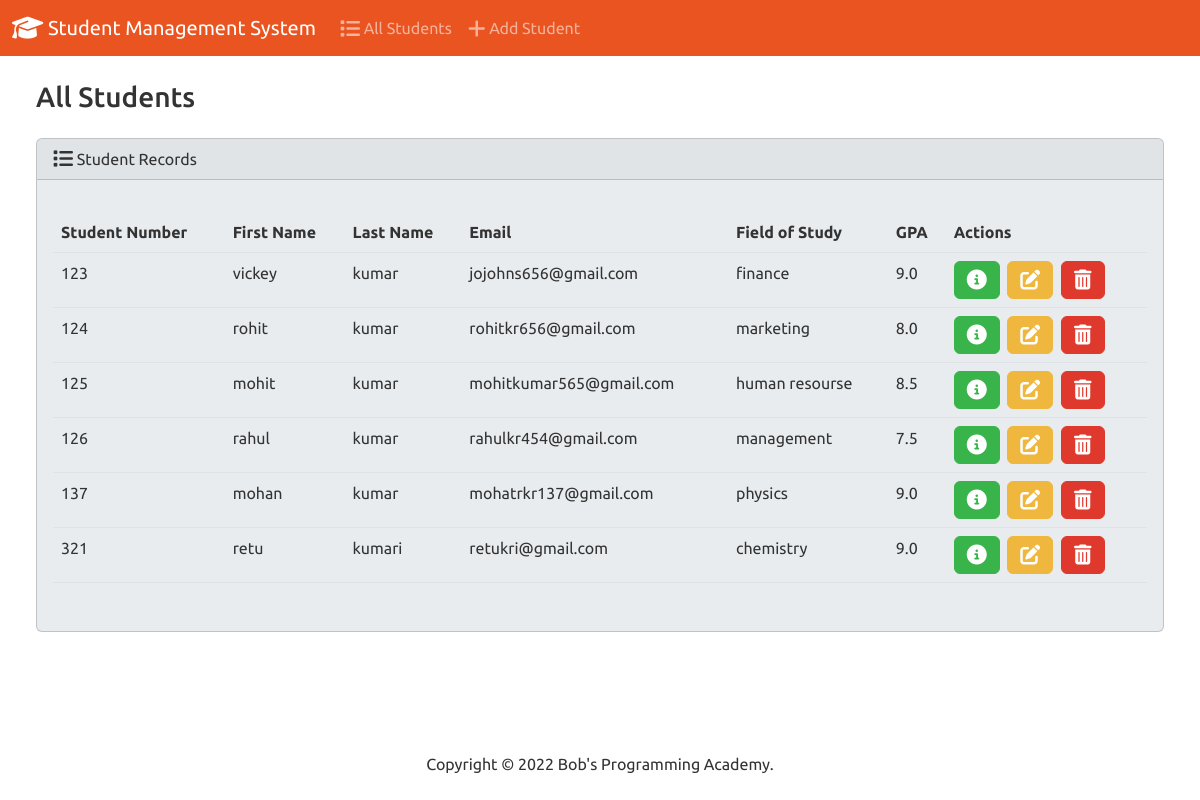
The page / on the database its author committed.
### students/models.py (models this page shows, shortened)
class Student(models.Model):
    student_number = models.PositiveIntegerField()
    first_name = models.CharField(max_length=50)
    last_name = models.CharField(max_length=50)
    email = models.EmailField(max_length=100)
    field_of_study = models.CharField(max_length=50)
    gpa = models.FloatField()

### students/views.py (the view)
# urls.py: path('', views.index, name='index'),
def index(request):
    return render(request,"students/index.html",{
        'students':Student.objects.all()
    })

### students/templates/students/index.html (shortened to what this page needs)
{% extends "students/base.html" %}
{% block body %}
<h3 class="m-4">All Students</h3>
<div class="row">
  <div class="col-12">
    {% if students %}
    <div class="card bg-light ms-4 me-4 mb-4">
      <div class="card-header">
        <i class="fa-solid fa-list fa-lg"></i> Student Records
      </div>
      <div class="card-body">
        <p class="card-text">
          <div class="table-responsive">
            <table class="table table-hover">
              <thead>
                <tr>
                  <th scope="col">Student Number</th>
                  <th scope="col">First Name</th>
                  <th scope="col">Last Name</th>
                  <th scope="col">Email</th>
                  <th scope="col">Field of Study</th>
                  <th scope="col">GPA</th>
                  <th scope="col">Actions</th>
                </tr>
              </thead>
              <tbody>
                {% for student in students %}
                  <tr>
                    <td>{{ student.student_number }}</td>
                    <td>{{ student.first_name }}</td>
                    <td>{{ student.last_name }}</td>
                    <td>{{ student.email }}</td>
                    <td>{{ student.field_of_study }}</td>
                    <td>{{ student.gpa }}</td>
                    <td>
                      <button type="button" class="btn btn-success me-1" href="{% url 'view_student' student.id %}" data-bs-toggle="modal" data-bs-target="#myModal{{student.id}}">
                        <i class="fa-solid fa-circle-info fa-lg"></i>
                      </button>
                      <a class="btn btn-warning me-1" href="{% url 'edit' student.id %}">
                        <i class="fa-solid fa-pen-to-square fa-lg"></i>
                      </a>
                      <button type="button" class="btn btn-danger" data-bs-toggle="modal" data-bs-target="#delete{{student.id}}">
                        <i class="fa-solid fa-trash-can fa-lg"></i>
                      </button>
                    </td>
                  </tr>
                {% endfor %}
              </tbody>
            </table>
          </div>
        </p>
      </div>
    </div>
    {% else %}
      <h5 class="alert alert-primary ms-4 me-4">No Student Records</h5>
    {% endif %}
  </div>
</div>
{% endblock %}

### students/templates/students/base.html (shortened to what this page needs)
{% load static %}
<!DOCTYPE html>
<html lang="en">
  <head>
    <link rel="stylesheet" href="https://cdnjs.cloudflare.com/ajax/libs/font-awesome/6.1.1/css/all.min.css">
    <link href="{% static 'css/bootstrap.min.css' %}" rel="stylesheet">
  </head>
  <body class="d-flex flex-column min-vh-100">
    <nav class="navbar navbar-expand-lg navbar-dark bg-primary">
      <div class="container-fluid">
        <a class="navbar-brand" href="{% url 'index' %}">
          <i class="fa-solid fa-graduation-cap fa-lg"></i> Student Management System
        </a>
        <div class="collapse navbar-collapse" id="navbarColor01">
          <ul class="navbar-nav me-auto">
            <li class="nav-item">
              <a class="nav-link" href="{% url 'index' %}">
                <i class="fa-solid fa-list fa-lg"></i> All Students
              </a>
            </li>
            <li class="nav-item">
              <a class="nav-link" href="{% url 'add' %}">
                <i class="fa-solid fa-plus fa-lg"></i> Add Student
              </a>
            </li>
          </ul>
        </div>
      </div>
    </nav>
    <div class="container-fluid">
      {% block body %}
      {% endblock %}
    </div>
    <footer class="mt-auto mb-4">
      <div class="text-center">
        <span>
          Copyright &copy; <script>document.write(new Date().getFullYear())</script> Bob's Programming Academy.
        </span>
      </div>
    </footer>
  </body>
</html>

### rows shown on the page
Student: student_number "123", first_name "vickey", last_name "kumar", email "jojohns656@gmail.com", field_of_study "finance", gpa "9.0"
Student: student_number "124", first_name "rohit", last_name "kumar", email "rohitkr656@gmail.com", field_of_study "marketing", gpa "8.0"
Student: student_number "125", first_name "mohit", last_name "kumar", email "mohitkumar565@gmail.com", field_of_study "human resourse", gpa "8.5"
Student: student_number "126", first_name "rahul", last_name "kumar", email "rahulkr454@gmail.com", field_of_study "management", gpa "7.5"
Student: student_number "137", first_name "mohan", last_name "kumar", email "mohatrkr137@gmail.com", field_of_study "physics", gpa "9.0"
Student: student_number "321", first_name "retu", last_name "kumari", email "retukri@gmail.com", field_of_study "chemistry", gpa "9.0"
